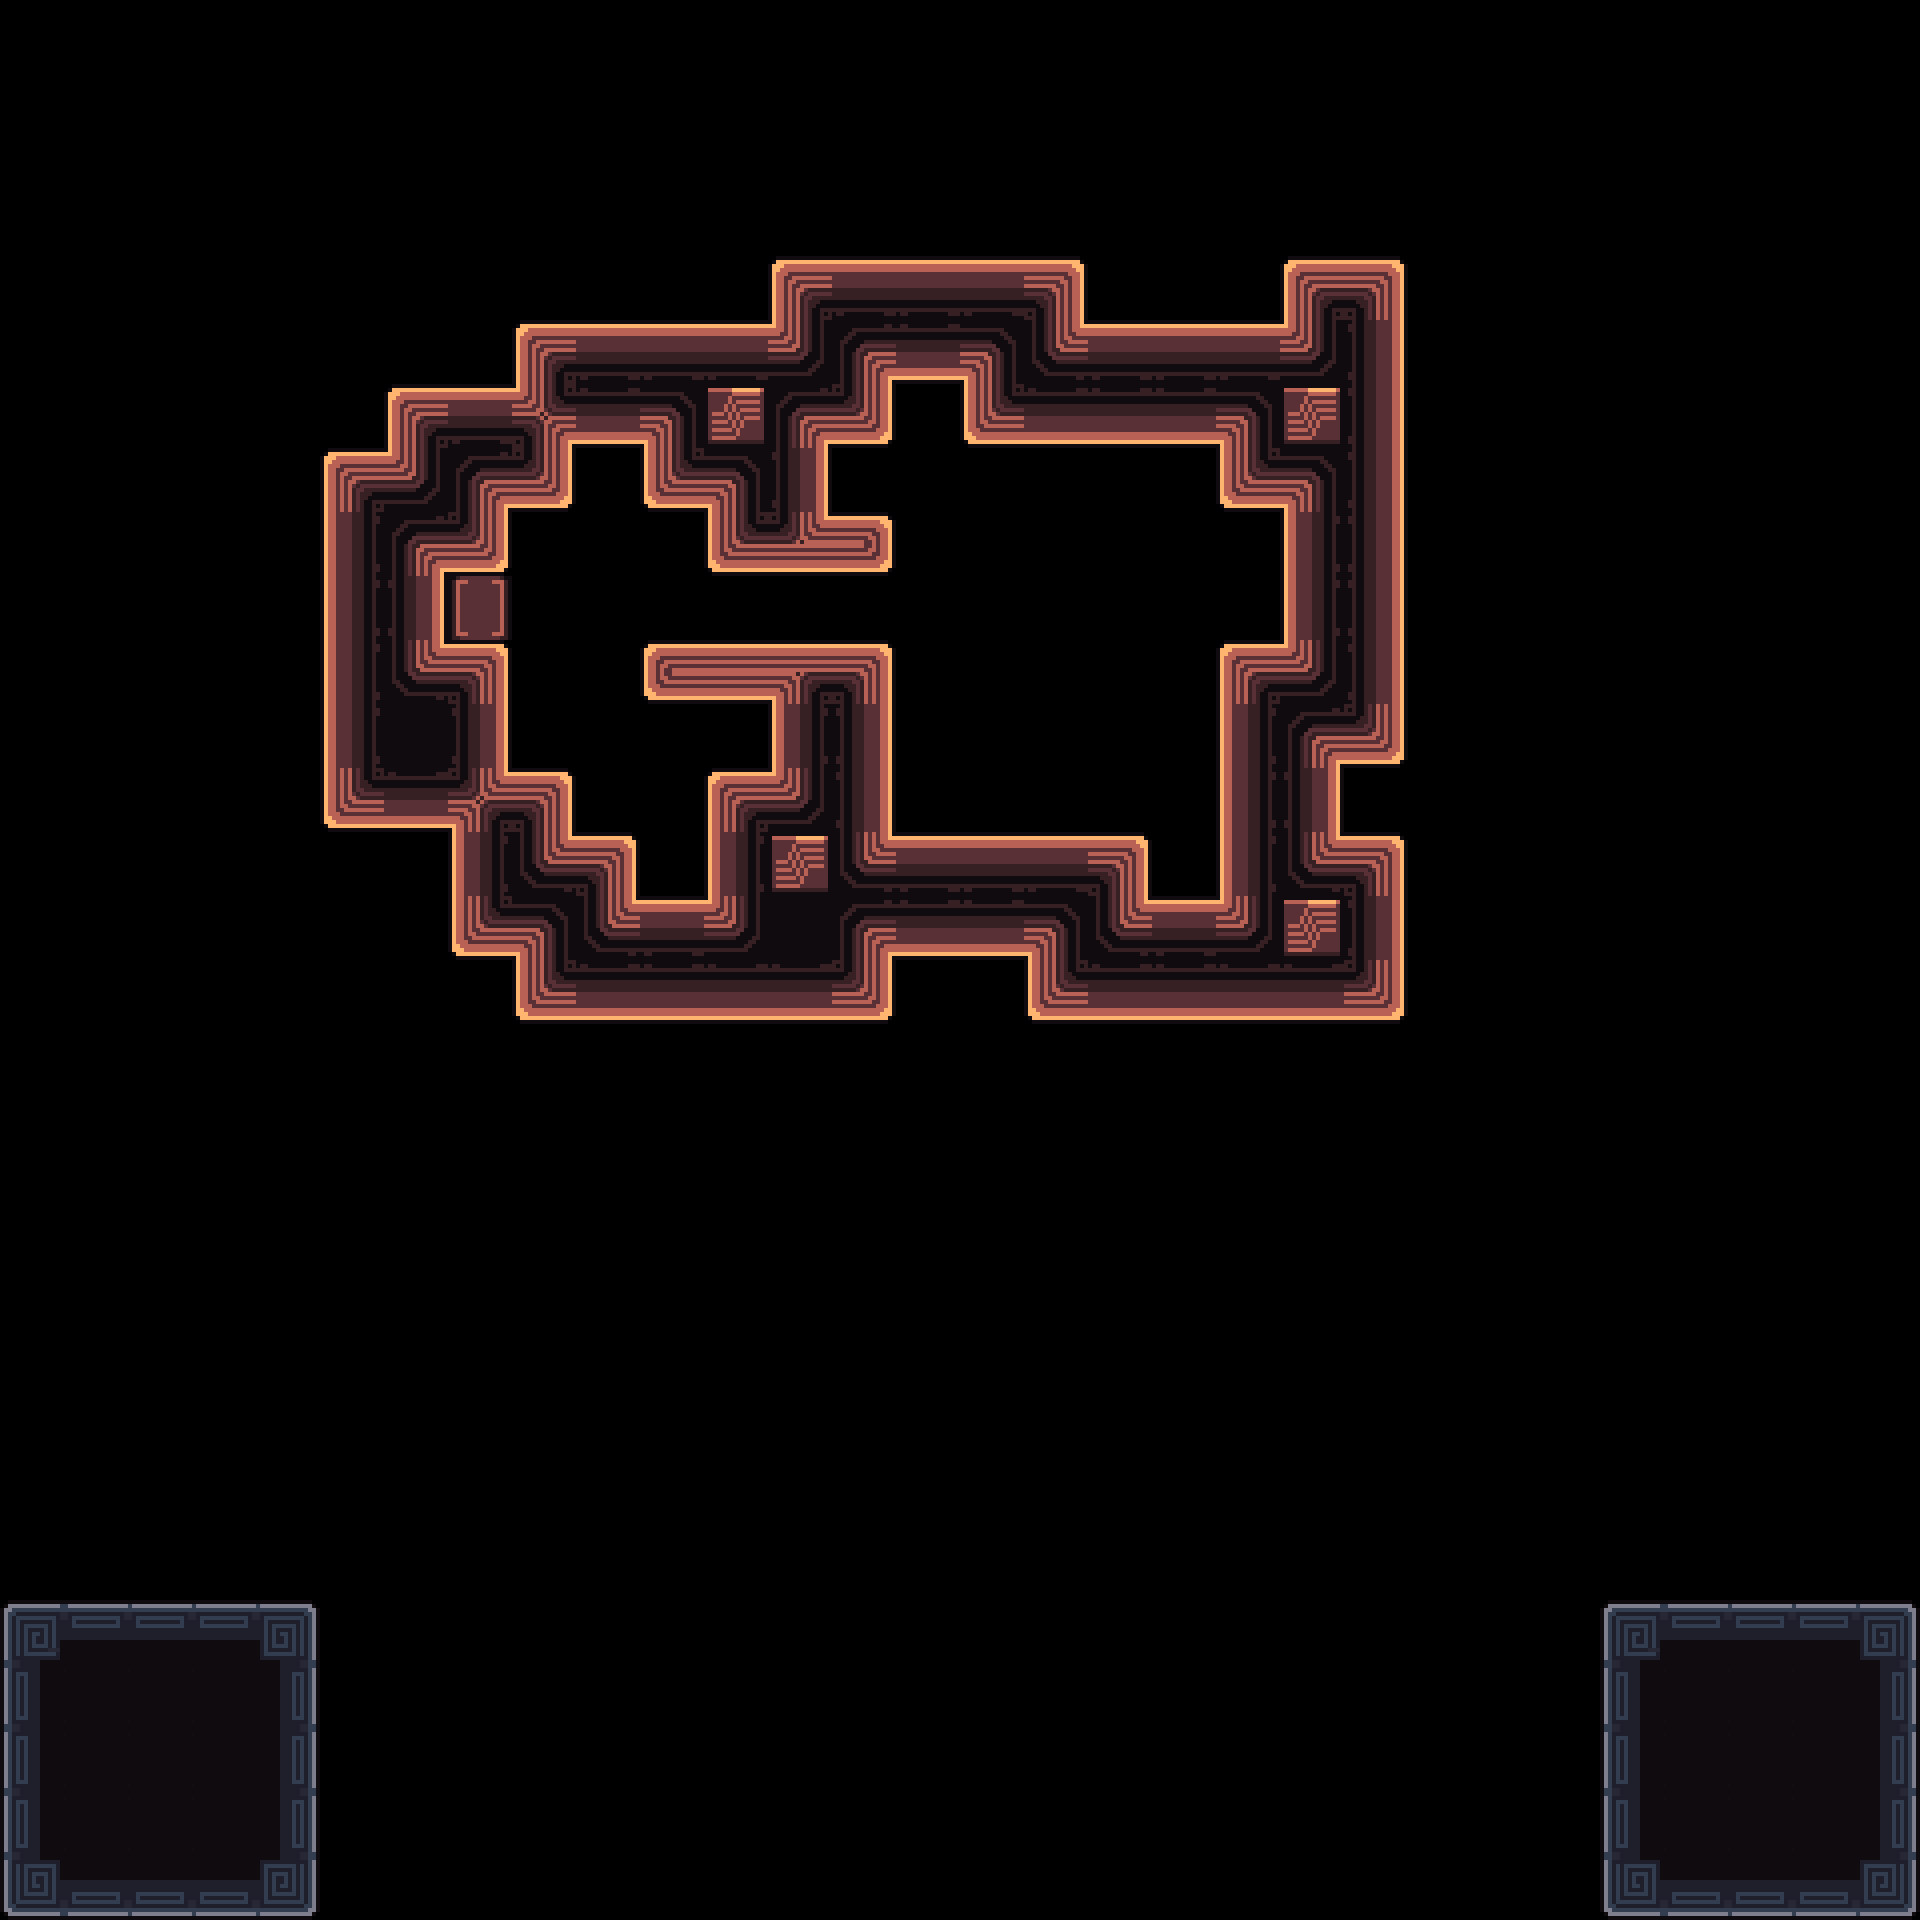

This game map was drawn from its Tiled (.tmx) file and the tilesets committed beside it. A one-line description and the full map source follow:
An orthogonal 30x30 tile map with 64x64 px tiles, 3 tile layers (Decoration, Main, Exit) and 11 objects (7x 1, Camera1, Camera2, Win, Unactive).

<map version="1.10" tiledversion="1.11.2" orientation="orthogonal" renderorder="right-down" width="30" height="30" tilewidth="64" tileheight="64" infinite="0" nextlayerid="7" nextobjectid="115">
 <tileset firstgid="1" source="../tilesets/tileset_d.tsx" />
 <objectgroup id="4" name="Triggers">
  <object id="23" name="Camera1" x="960" y="672">
   <point />
  </object>
  <object id="24" name="Camera2" x="704" y="480">
   <point />
  </object>
  <object id="28" name="Win" x="0" y="64" width="1920" height="1216" />
  <object id="29" name="Unactive" x="0" y="1600" width="320" height="320" />
  <object id="110" name="Data" type="1" x="0" y="0" width="63.6932" height="63.6932">
   <properties>
    <property name="bg" value="orange" />
    <property name="level_number" type="int" value="23" />
    <property name="level_unlock" value="17, 22, 24" />
   </properties>
  </object>
 </objectgroup>
 <layer id="3" name="Decoration" width="30" height="30">
  <data encoding="csv">
0,0,0,0,0,0,0,0,0,0,0,0,0,0,0,0,0,0,0,0,0,0,0,0,0,0,0,0,0,0,
0,0,0,0,0,0,0,0,0,0,0,0,0,0,0,0,0,0,0,0,0,0,0,0,0,0,0,0,0,0,
0,0,0,0,0,0,0,0,0,0,0,0,0,0,0,0,0,0,0,0,0,0,0,0,0,0,0,0,0,0,
0,0,0,0,0,0,0,0,0,0,0,0,0,0,0,0,0,0,0,0,0,0,0,0,0,0,0,0,0,0,
0,0,0,0,0,0,0,0,0,0,0,0,0,0,0,0,0,0,0,0,0,0,0,0,0,0,0,0,0,0,
0,0,0,0,0,0,0,0,0,0,0,0,0,0,0,0,0,0,0,0,0,0,0,0,0,0,0,0,0,0,
0,0,0,0,0,0,0,0,0,0,0,0,0,0,0,0,0,0,0,0,0,0,0,0,0,0,0,0,0,0,
0,0,0,0,0,0,0,0,0,0,0,0,0,0,0,0,0,0,0,0,0,0,0,0,0,0,0,0,0,0,
0,0,0,0,0,0,0,0,0,0,0,0,0,0,0,0,0,0,0,0,0,0,0,0,0,0,0,0,0,0,
0,0,0,0,0,0,0,77,0,0,0,0,0,0,0,0,0,0,0,0,0,0,0,0,0,0,0,0,0,0,
0,0,0,0,0,0,0,0,0,0,0,0,0,0,0,0,0,0,0,0,0,0,0,0,0,0,0,0,0,0,
0,0,0,0,0,0,0,0,0,0,0,0,0,0,0,0,0,0,0,0,0,0,0,0,0,0,0,0,0,0,
0,0,0,0,0,0,0,0,0,0,0,0,0,0,0,0,0,0,0,0,0,0,0,0,0,0,0,0,0,0,
0,0,0,0,0,0,0,0,0,0,0,0,0,0,0,0,0,0,0,0,0,0,0,0,0,0,0,0,0,0,
0,0,0,0,0,0,0,0,0,0,0,0,0,0,0,0,0,0,0,0,0,0,0,0,0,0,0,0,0,0,
0,0,0,0,0,0,0,0,0,0,0,0,0,0,0,0,0,0,0,0,0,0,0,0,0,0,0,0,0,0,
0,0,0,0,0,0,0,0,0,0,0,0,0,0,0,0,0,0,0,0,0,0,0,0,0,0,0,0,0,0,
0,0,0,0,0,0,0,0,0,0,0,0,0,0,0,0,0,0,0,0,0,0,0,0,0,0,0,0,0,0,
0,0,0,0,0,0,0,0,0,0,0,0,0,0,0,0,0,0,0,0,0,0,0,0,0,0,0,0,0,0,
0,0,0,0,0,0,0,0,0,0,0,0,0,0,0,0,0,0,0,0,0,0,0,0,0,0,0,0,0,0,
0,0,0,0,0,0,0,0,0,0,0,0,0,0,0,0,0,0,0,0,0,0,0,0,0,0,0,0,0,0,
0,0,0,0,0,0,0,0,0,0,0,0,0,0,0,0,0,0,0,0,0,0,0,0,0,0,0,0,0,0,
0,0,0,0,0,0,0,0,0,0,0,0,0,0,0,0,0,0,0,0,0,0,0,0,0,0,0,0,0,0,
0,0,0,0,0,0,0,0,0,0,0,0,0,0,0,0,0,0,0,0,0,0,0,0,0,0,0,0,0,0,
0,0,0,0,0,0,0,0,0,0,0,0,0,0,0,0,0,0,0,0,0,0,0,0,0,0,0,0,0,0,
0,0,0,0,0,0,0,0,0,0,0,0,0,0,0,0,0,0,0,0,0,0,0,0,0,0,0,0,0,0,
0,0,0,0,0,0,0,0,0,0,0,0,0,0,0,0,0,0,0,0,0,0,0,0,0,0,0,0,0,0,
0,0,0,0,0,0,0,0,0,0,0,0,0,0,0,0,0,0,0,0,0,0,0,0,0,0,0,0,0,0,
0,0,0,0,0,0,0,0,0,0,0,0,0,0,0,0,0,0,0,0,0,0,0,0,0,0,0,0,0,0,
0,0,0,0,0,0,0,0,0,0,0,0,0,0,0,0,0,0,0,0,0,0,0,0,0,0,0,0,0,0
</data>
 </layer>
 <layer id="1" name="Main" width="30" height="30">
  <data encoding="csv">
0,0,0,0,0,0,0,0,0,0,0,0,0,0,0,0,0,0,0,0,0,0,0,0,0,0,0,0,0,0,
0,0,0,0,0,0,0,0,0,0,0,0,0,0,0,0,0,0,0,0,0,0,0,0,0,0,0,0,0,0,
0,0,0,0,0,0,0,0,0,0,0,0,0,0,0,0,0,0,0,0,0,0,0,0,0,0,0,0,0,0,
0,0,0,0,0,0,0,0,0,0,0,0,0,0,0,0,0,0,0,0,0,0,0,0,0,0,0,0,0,0,
0,0,0,0,0,0,0,0,0,0,0,0,58,59,59,59,63,0,0,0,58,63,0,0,0,0,0,0,0,0,
0,0,0,0,0,0,0,0,58,59,59,59,61,98,95,97,62,59,59,59,61,81,0,0,0,0,0,0,0,0,
0,0,0,0,0,0,58,59,93,95,97,80,98,99,0,94,95,95,95,97,80,81,0,0,0,0,0,0,0,0,
0,0,0,0,0,58,61,98,99,0,94,97,81,0,0,0,0,0,0,94,97,81,0,0,0,0,0,0,0,0,
0,0,0,0,0,76,98,99,0,0,0,94,2684354634,56,0,0,0,0,0,0,76,81,0,0,0,0,0,0,0,0,
0,0,0,0,0,0,0,0,0,0,0,0,0,0,0,0,0,0,0,0,76,81,0,0,0,0,0,0,0,0,
0,0,0,0,0,76,62,63,0,0,3221225528,1610612809,1610612810,63,0,0,0,0,0,58,61,81,0,0,0,0,0,0,0,0,
0,0,0,0,0,76,80,81,0,0,0,0,76,81,0,0,0,0,0,76,98,99,0,0,0,0,0,0,0,0,
0,0,0,0,0,94,95,1610612829,63,0,0,58,61,81,0,0,0,0,0,76,81,0,0,0,0,0,0,0,0,0,
0,0,0,0,0,0,0,76,62,63,0,76,80,62,59,59,59,63,0,76,62,63,0,0,0,0,0,0,0,0,
0,0,0,0,0,0,0,94,97,62,59,61,80,98,95,95,97,62,59,61,80,81,0,0,0,0,0,0,0,0,
0,0,0,0,0,0,0,0,94,95,95,95,95,99,0,0,94,95,95,95,95,99,0,0,0,0,0,0,0,0,
0,0,0,0,0,0,0,0,0,0,0,0,0,0,0,0,0,0,0,0,0,0,0,0,0,0,0,0,0,0,
0,0,0,0,0,0,0,0,0,0,0,0,0,0,0,0,0,0,0,0,0,0,0,0,0,0,0,0,0,0,
0,0,0,0,0,0,0,0,0,0,0,0,0,0,0,0,0,0,0,0,0,0,0,0,0,0,0,0,0,0,
0,0,0,0,0,0,0,0,0,0,0,0,0,0,0,0,0,0,0,0,0,0,0,0,0,0,0,0,0,0,
0,0,0,0,0,0,0,0,0,0,0,0,0,0,0,0,0,0,0,0,0,0,0,0,0,0,0,0,0,0,
0,0,0,0,0,0,0,0,0,0,0,0,0,0,0,0,0,0,0,0,0,0,0,0,0,0,0,0,0,0,
0,0,0,0,0,0,0,0,0,0,0,0,0,0,0,0,0,0,0,0,0,0,0,0,0,0,0,0,0,0,
0,0,0,0,0,0,0,0,0,0,0,0,0,0,0,0,0,0,0,0,0,0,0,0,0,0,0,0,0,0,
0,0,0,0,0,0,0,0,0,0,0,0,0,0,0,0,0,0,0,0,0,0,0,0,0,0,0,0,0,0,
10,12,12,12,15,0,0,0,0,0,0,0,0,0,0,0,0,0,0,0,0,0,0,0,0,10,12,12,12,15,
28,32,32,32,33,0,0,0,0,0,0,0,0,0,0,0,0,0,0,0,0,0,0,0,0,28,32,32,32,33,
28,32,32,32,33,0,0,0,0,0,0,0,0,0,0,0,0,0,0,0,0,0,0,0,0,28,32,32,32,33,
28,32,32,32,33,0,0,0,0,0,0,0,0,0,0,0,0,0,0,0,0,0,0,0,0,28,32,32,32,33,
46,48,48,48,51,0,0,0,0,0,0,0,0,0,0,0,0,0,0,0,0,0,0,0,0,46,48,48,48,51
</data>
 </layer>
 <layer id="6" name="Exit" width="30" height="30">
  <data encoding="csv">
0,0,0,0,0,0,0,0,0,0,0,0,0,0,0,0,0,0,0,0,0,0,0,0,0,0,0,0,0,0,
0,0,0,0,0,0,0,0,0,0,0,0,0,0,0,0,0,0,0,0,0,0,0,0,0,0,0,0,0,0,
0,0,0,0,0,0,0,0,0,0,0,0,0,0,0,0,0,0,0,0,0,0,0,0,0,0,0,0,0,0,
0,0,0,0,0,0,0,0,0,0,0,0,0,0,0,0,0,0,0,0,0,0,0,0,0,0,0,0,0,0,
0,0,0,0,0,0,0,0,0,0,0,0,0,0,0,0,0,0,0,0,0,0,0,0,0,0,0,0,0,0,
0,0,0,0,0,0,0,0,0,0,0,0,0,0,0,0,0,0,0,0,0,0,0,0,0,0,0,0,0,0,
0,0,0,0,0,0,0,0,0,0,0,78,0,0,0,0,0,0,0,0,78,0,0,0,0,0,0,0,0,0,
0,0,0,0,0,0,0,0,0,0,0,0,0,0,0,0,0,0,0,0,0,0,0,0,0,0,0,0,0,0,
0,0,0,0,0,0,0,0,0,0,0,0,0,0,0,0,0,0,0,0,0,0,0,0,0,0,0,0,0,0,
0,0,0,0,0,76,81,0,0,0,0,0,0,0,0,0,0,0,0,0,0,0,0,0,0,0,0,0,0,0,
0,0,0,0,0,0,0,0,0,0,0,0,0,0,0,0,0,0,0,0,0,0,0,0,0,0,0,0,0,0,
0,0,0,0,0,0,0,0,0,0,0,0,0,0,0,0,0,0,0,0,0,0,0,0,0,0,0,0,0,0,
0,0,0,0,0,0,0,0,0,0,0,0,0,0,0,0,0,0,0,0,0,0,0,0,0,0,0,0,0,0,
0,0,0,0,0,0,0,0,0,0,0,0,78,0,0,0,0,0,0,0,0,0,0,0,0,0,0,0,0,0,
0,0,0,0,0,0,0,0,0,0,0,0,0,0,0,0,0,0,0,0,78,0,0,0,0,0,0,0,0,0,
0,0,0,0,0,0,0,0,0,0,0,0,0,0,0,0,0,0,0,0,0,0,0,0,0,0,0,0,0,0,
0,0,0,0,0,0,0,0,0,0,0,0,0,0,0,0,0,0,0,0,0,0,0,0,0,0,0,0,0,0,
0,0,0,0,0,0,0,0,0,0,0,0,0,0,0,0,0,0,0,0,0,0,0,0,0,0,0,0,0,0,
0,0,0,0,0,0,0,0,0,0,0,0,0,0,0,0,0,0,0,0,0,0,0,0,0,0,0,0,0,0,
0,0,0,0,0,0,0,0,0,0,0,0,0,0,0,0,0,0,0,0,0,0,0,0,0,0,0,0,0,0,
0,0,0,0,0,0,0,0,0,0,0,0,0,0,0,0,0,0,0,0,0,0,0,0,0,0,0,0,0,0,
0,0,0,0,0,0,0,0,0,0,0,0,0,0,0,0,0,0,0,0,0,0,0,0,0,0,0,0,0,0,
0,0,0,0,0,0,0,0,0,0,0,0,0,0,0,0,0,0,0,0,0,0,0,0,0,0,0,0,0,0,
0,0,0,0,0,0,0,0,0,0,0,0,0,0,0,0,0,0,0,0,0,0,0,0,0,0,0,0,0,0,
0,0,0,0,0,0,0,0,0,0,0,0,0,0,0,0,0,0,0,0,0,0,0,0,0,0,0,0,0,0,
0,0,0,0,0,0,0,0,0,0,0,0,0,0,0,0,0,0,0,0,0,0,0,0,0,0,0,0,0,0,
0,0,0,0,0,0,0,0,0,0,0,0,0,0,0,0,0,0,0,0,0,0,0,0,0,0,0,0,0,0,
0,0,0,0,0,0,0,0,0,0,0,0,0,0,0,0,0,0,0,0,0,0,0,0,0,0,0,0,0,0,
0,0,0,0,0,0,0,0,0,0,0,0,0,0,0,0,0,0,0,0,0,0,0,0,0,0,0,0,0,0,
0,0,0,0,0,0,0,0,0,0,0,0,0,0,0,0,0,0,0,0,0,0,0,0,0,0,0,0,0,0
</data>
 </layer>
 <objectgroup id="2" name="Entities">
  <object id="106" name="Player0" type="1" x="1088" y="768" width="63.6932" height="63.6932" />
  <object id="111" name="Battery" type="1" x="448" y="576" width="63.6932" height="63.6932" />
  <object id="112" name="Tablet" type="1" x="640" y="832" width="63.6932" height="63.6932" />
  <object id="113" name="Spike" type="1" x="576" y="768" width="63.6932" height="63.6932" />
  <object id="114" name="Spike" type="1" x="576" y="448" width="63.6932" height="63.6932" />
  <object id="108" name="Player1" type="1" x="960" y="768" width="63.6932" height="63.6932" />
 </objectgroup>
</map>
